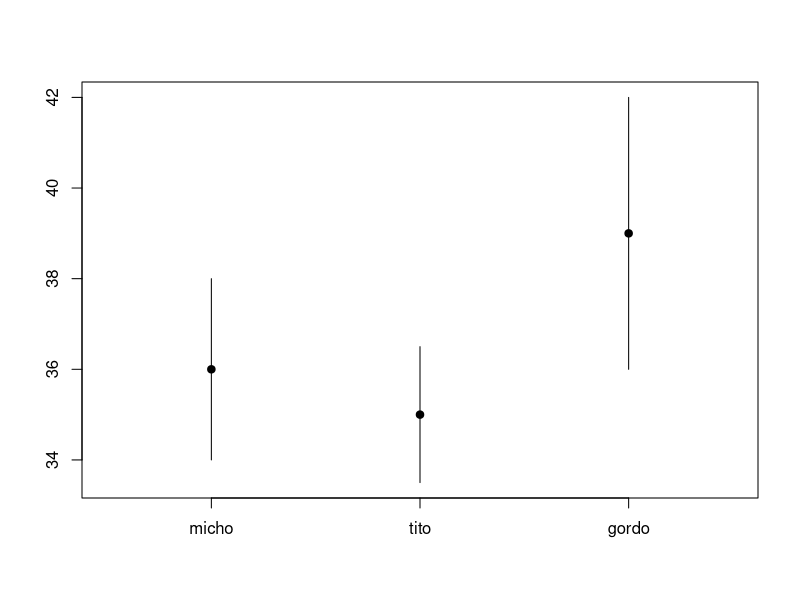

Generate this figure with R:
## ---- chunk 1
foo <- data.frame(color=c("micho","tito","gordo"),
    mean.temp=c(36, 35, 39),
    sd=c(2, 1.5, 3))
## ---- chunk 2
plot(1:3, foo$mean.temp, pch=19, xlab="", ylab="", xaxt="n",
     xlim=c(0.5,3.5),
     ylim=c(min(foo$mean.temp - foo$sd),
            max((foo$mean.temp + foo$sd)))
)

lines(rbind(1:3, 1:3, NA),
      rbind(foo$mean.temp - foo$sd,
            foo$mean.temp + foo$sd,
            NA)
)

axis(side=1, at=1:3, labels=foo$color)
